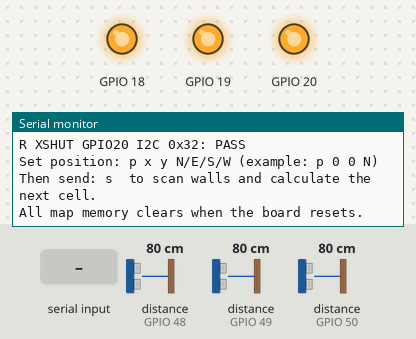
The sketch below on a simulated ESP32-C6. Parts: output pins drawn as LEDs (lit = HIGH), the last lines printed to the serial monitor. Inputs (shaded band) come from the test bench; at power-on: distance to the obstacle (sensors on GPIO 48, GPIO 49, GPIO 50) 80 cm.

Above: at 1.2 s.
1.3 s: "s\n" received over Serial
At 2.6 s:
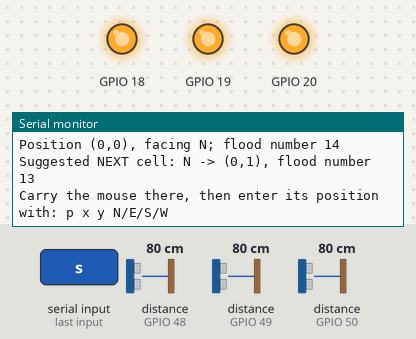
2.9 s: "90,45\n" received over Serial
At 3.6 s:
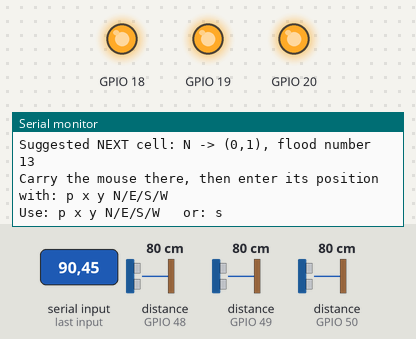

The sketch:

micromouse_maze_mapper.ino
```cpp
// ESP32-C6 Micromouse 2026: stationary sensor map + real flood fill.
// The user carries the mouse between cells and enters its position on Serial.
// No motor pins are driven. Disconnect the motor battery for this test.
// Requires "VL53L0X by Pololu" in Arduino Library Manager.

#include <Arduino.h>
#include <Wire.h>
#include <VL53L0X.h>

constexpr uint8_t WIDTH = 16;
constexpr uint16_t CELL_COUNT = WIDTH * WIDTH;
constexpr uint16_t INF = 0xFFFF;
constexpr uint16_t WALL_LIMIT_MM = 120; // Calibrate from readings in your maze.

// N, E, S, W. Position (0,0) is the start corner; north increases y.
enum Direction : uint8_t { N = 0, E = 1, S = 2, W = 3 };
const int8_t DX[4] = {0, 1, 0, -1};
const int8_t DY[4] = {1, 0, -1, 0};
const char DNAME[5] = "NESW";

struct RangingSensor {
  const char *name;
  uint8_t xshut;
  uint8_t address;
  VL53L0X device;
  bool ready;
};

// GPIO6/7 are I2C SDA/SCL. GPIO18/19/20 are XSHUT L/F/R.
// Addresses are assigned here on every reboot. The diagram uses 0x32 for R.
RangingSensor tof[3] = {
  {"L", 18, 0x30, VL53L0X(), false},
  {"F", 19, 0x31, VL53L0X(), false},
  {"R", 20, 0x32, VL53L0X(), false}
};

uint8_t known[CELL_COUNT] = {};
uint8_t walls[CELL_COUNT] = {};
uint16_t distanceToGoal[CELL_COUNT];
uint8_t mouseX = 0, mouseY = 0;
Direction heading = N;

bool inside(int x, int y) {
  return x >= 0 && x < WIDTH && y >= 0 && y < WIDTH;
}

uint16_t indexOf(int x, int y) { return y * WIDTH + x; }
Direction opposite(Direction d) { return Direction((d + 2) & 3); }

void recordWall(int x, int y, Direction d, bool present) {
  if (!inside(x, y)) return;
  int nx = x + DX[d], ny = y + DY[d];
  if (!inside(nx, ny)) present = true; // Outer boundary cannot be opened.

  uint8_t bit = uint8_t(1U << d);
  uint16_t i = indexOf(x, y);
  known[i] |= bit;
  if (present) walls[i] |= bit;
  else walls[i] &= uint8_t(~bit);

  if (inside(nx, ny)) {
    i = indexOf(nx, ny);
    bit = uint8_t(1U << opposite(d));
    known[i] |= bit;
    if (present) walls[i] |= bit;
    else walls[i] &= uint8_t(~bit);
  }
}

bool passable(int x, int y, Direction d) {
  // Unknown interior edges are treated as open during exploration.
  return inside(x + DX[d], y + DY[d]) &&
         !(walls[indexOf(x, y)] & (1U << d));
}

void floodFill() {
  uint16_t queue[CELL_COUNT];
  uint16_t head = 0, tail = 0;
  for (uint16_t i = 0; i < CELL_COUNT; ++i) distanceToGoal[i] = INF;

  for (uint8_t y = 7; y <= 8; ++y) {
    for (uint8_t x = 7; x <= 8; ++x) {
      uint16_t i = indexOf(x, y);
      distanceToGoal[i] = 0;
      queue[tail++] = i;
    }
  }

  while (head < tail) {
    uint16_t i = queue[head++];
    int x = i % WIDTH, y = i / WIDTH;
    for (uint8_t d = 0; d < 4; ++d) {
      if (!passable(x, y, Direction(d))) continue;
      uint16_t j = indexOf(x + DX[d], y + DY[d]);
      if (distanceToGoal[j] != INF) continue;
      distanceToGoal[j] = distanceToGoal[i] + 1;
      queue[tail++] = j;
    }
  }
}

bool startSensor(RangingSensor &s) {
  digitalWrite(s.xshut, HIGH);
  delay(20);
  s.device.setTimeout(100);
  if (!s.device.init()) {
    digitalWrite(s.xshut, LOW);
    return false;
  }
  s.device.setAddress(s.address);
  s.device.startContinuous();
  return true;
}

void showDecision() {
  floodFill();
  uint16_t here = distanceToGoal[indexOf(mouseX, mouseY)];
  Serial.printf("Position (%u,%u), facing %c; flood number ", mouseX, mouseY, DNAME[heading]);
  if (here == INF) { Serial.println("unreachable. No move suggested."); return; }
  Serial.println(here);
  if (here == 0) { Serial.println("You are in the goal block."); return; }

  // Prefer straight on equal-distance options; otherwise consider left/right/back.
  uint8_t order[4] = {uint8_t(heading), uint8_t((heading + 3) & 3),
                      uint8_t((heading + 1) & 3), uint8_t((heading + 2) & 3)};
  Direction best = N;
  uint16_t bestDistance = here;
  bool found = false;
  for (uint8_t k = 0; k < 4; ++k) {
    Direction d = Direction(order[k]);
    if (!passable(mouseX, mouseY, d)) continue;
    uint16_t candidate = distanceToGoal[indexOf(mouseX + DX[d], mouseY + DY[d])];
    if (candidate < bestDistance) {
      bestDistance = candidate;
      best = d;
      found = true;
    }
  }
  if (found) {
    Serial.printf("Suggested NEXT cell: %c -> (%d,%d), flood number %u\n",
                  DNAME[best], mouseX + DX[best], mouseY + DY[best], bestDistance);
    Serial.println("Carry the mouse there, then enter its position with: p x y N/E/S/W");
  } else Serial.println("No open downhill neighbour. Check wall readings and position.");
}

void scanCell() {
  for (auto &s : tof) {
    if (!s.ready) { Serial.printf("%s sensor FAIL; scan cancelled.\n", s.name); return; }
  }

  // Left, front, right relative to the direction the mouse faces.
  Direction directions[3] = {
    Direction((heading + 3) & 3), heading, Direction((heading + 1) & 3)
  };
  uint16_t mm[3];
  for (uint8_t k = 0; k < 3; ++k) {
    mm[k] = tof[k].device.readRangeContinuousMillimeters();
    if (tof[k].device.timeoutOccurred() || mm[k] == 0 || mm[k] == 65535) {
      Serial.printf("%s reading invalid; map NOT updated. Recheck wiring/alignment.\n", tof[k].name);
      return;
    }
  }
  for (uint8_t k = 0; k < 3; ++k) {
    bool wall = mm[k] < WALL_LIMIT_MM;
    Serial.printf("%s: %u mm = %s  ", tof[k].name, mm[k], wall ? "WALL" : "OPEN");
    recordWall(mouseX, mouseY, directions[k], wall);
  }
  Serial.println();
  showDecision();
}

void setup() {
  Serial.begin(115200);
  uint32_t started = millis();
  while (!Serial && millis() - started < 2000) delay(10);
  Serial.println("\nMicromouse maze mapper: sensors + flood fill; MOTORS DISABLED");

  for (auto &s : tof) { pinMode(s.xshut, OUTPUT); digitalWrite(s.xshut, LOW); }
  delay(20);
  Wire.begin(6, 7);
  Wire.setClock(400000);
  for (auto &s : tof) {
    s.ready = startSensor(s);
    Serial.printf("%s XSHUT GPIO%u I2C 0x%02X: %s\n",
                  s.name, s.xshut, s.address, s.ready ? "PASS" : "FAIL");
  }

  for (uint8_t i = 0; i < WIDTH; ++i) {
    recordWall(i, 0, S, true);
    recordWall(i, WIDTH - 1, N, true);
    recordWall(0, i, W, true);
    recordWall(WIDTH - 1, i, E, true);
  }
  Serial.println("Set position: p x y N/E/S/W (example: p 0 0 N)");
  Serial.println("Then send: s  to scan walls and calculate the next cell.");
  Serial.println("All map memory clears when the board resets.");
}

void loop() {
  if (!Serial.available()) return;
  String command = Serial.readStringUntil('\n');
  command.trim();
  if (command.equalsIgnoreCase("s")) { scanCell(); return; }

  int x, y;
  char face;
  if (sscanf(command.c_str(), "p %d %d %c", &x, &y, &face) == 3 && inside(x, y)) {
    if (face >= 'a' && face <= 'z') face -= ('a' - 'A');
    for (uint8_t d = 0; d < 4; ++d) {
      if (face != DNAME[d]) continue;
      mouseX = x; mouseY = y; heading = Direction(d);
      Serial.printf("Position set: (%u,%u) facing %c. Send s to scan.\n", mouseX, mouseY, face);
      return;
    }
  }
  Serial.println("Use: p x y N/E/S/W   or: s");
}
```

Measured:
- after the input at 1.3 s, the serial monitor: prints a new line after 0.10 s (image 1)
- after the input at 2.9 s, the serial monitor: prints a new line at once (image 2)
